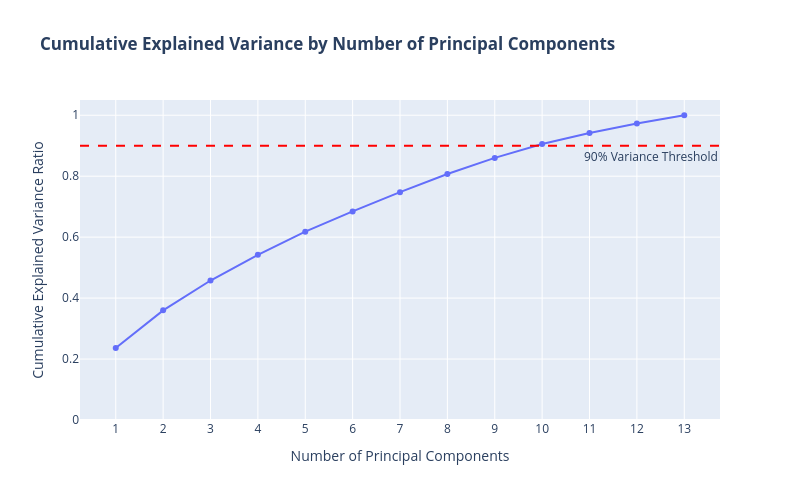

The cell this chart's notebook holds for it:
### Markdown cell above
#### PCA Visualization (Binary Target) - Interpretation

This 3D PCA plot shows the data reduced to its first three principal components, with points colored by the binary target: '0' for no heart disease (blue) and '1' for the presence of heart disease (red).

**Observations:**
*   **Separation Trend:** Compared to the multi-class PCA, the binary target visualization shows a somewhat clearer, albeit still imperfect, tendency for separation between the two groups. We can observe regions where one color (class) is more dominant than the other.
*   **Continued Overlap:** Despite the binary grouping, there remains a substantial overlap between the 'disease' and 'no disease' classes in the 3D PCA space. This indicates that the first three principal components, while capturing the most variance, do not create a linearly separable space for these two classes.
*   **Implications for Modeling:** The overlap suggests that linear classifiers operating solely on these three principal components would likely struggle to achieve perfect accuracy. Non-linear models or models using the full feature set will likely be necessary to better distinguish between patients with and without heart disease.
*   **Utility of PCA:** PCA helps to visualize the overall data structure. The degree of separation seen here gives a visual heuristic about the difficulty of the classification task, even with a simplified binary target. The fact that the classes are not perfectly separated by the components that explain the most variance in the data is an important insight.

This visualization reinforces the idea that while there are patterns in the data that PCA can pick up, the relationship between the features and the presence of heart disease is complex.

### Code cell
import pandas as pd
import numpy as np
from sklearn.decomposition import PCA
from sklearn.preprocessing import StandardScaler 
import plotly.express as px
import plotly.graph_objects as go


print("\n--- Cumulative Explained Variance by Principal Components ---")


num_original_features_sul = X_pca_bin_scaled.shape[1] 
n_components_to_plot = num_original_features_sul 

pca_variance_analysis = PCA(n_components=n_components_to_plot, random_state=42)
pca_variance_analysis.fit(X_pca_bin_scaled)


cumulative_explained_variance = np.cumsum(pca_variance_analysis.explained_variance_ratio_)


fig_cumulative_variance = go.Figure()


fig_cumulative_variance.add_trace(go.Scatter(
    x=np.arange(1, n_components_to_plot + 1),
    y=cumulative_explained_variance,
    mode='lines+markers',
    name='Cumulative Explained Variance'
))


variance_threshold = 0.90
fig_cumulative_variance.add_hline(
    y=variance_threshold, 
    line_dash="dash", 
    line_color="red",
    annotation_text=f"{variance_threshold*100:.0f}% Variance Threshold", 
    annotation_position="bottom right"
)

fig_cumulative_variance.update_layout(
    title_text='<b>Cumulative Explained Variance by Number of Principal Components</b>',
    xaxis_title='Number of Principal Components',
    yaxis_title='Cumulative Explained Variance Ratio',
    yaxis=dict(range=[0, 1.05]), 
    xaxis=dict(tickmode='linear', dtick=1), 
    height=500,
    width=800,
    hovermode="x unified"
)
fig_cumulative_variance.show()


print("\nExplained Variance by Each Component:")
for i, var in enumerate(pca_variance_analysis.explained_variance_ratio_):
    print(f"  PC{i+1}: {var:.4f} (Cumulative: {cumulative_explained_variance[i]:.4f})")


try:
    components_for_80_variance = np.where(cumulative_explained_variance >= 0.80)[0][0] + 1
    print(f"\nNumber of components to explain at least 80% variance: {components_for_80_variance}")
except IndexError:
    print("\nLess than 80% variance explained by all components.")

try:
    components_for_90_variance = np.where(cumulative_explained_variance >= 0.90)[0][0] + 1
    print(f"Number of components to explain at least 90% variance: {components_for_90_variance}")
except IndexError:
    print("\nLess than 90% variance explained by all components.")

try:
    components_for_95_variance = np.where(cumulative_explained_variance >= 0.95)[0][0] + 1
    print(f"Number of components to explain at least 95% variance: {components_for_95_variance}")
except IndexError:
    print("\nLess than 95% variance explained by all components.")

### Figure 1 — Plotly figure (JSON) as saved in the notebook; plotly's stock layout.template omitted (floating-point values rounded to 4 significant figures)
{"data": [{"mode": "lines+markers", "name": "Cumulative Explained Variance", "type": "scatter", "x": [1, 2, 3, 4, 5, 6, 7, 8, 9, 10, 11, 12, 13], "y": [0.2365, 0.3597, 0.4577, 0.5421, 0.618, 0.6843, 0.7475, 0.8072, 0.86, 0.9054, 0.9419, 0.9731, 1.0]}], "layout": {"annotations": [{"showarrow": false, "text": "90% Variance Threshold", "x": 1, "xanchor": "right", "xref": "x domain", "y": 0.9, "yanchor": "top", "yref": "y"}], "height": 500, "hovermode": "x unified", "shapes": [{"line": {"color": "red", "dash": "dash"}, "type": "line", "x0": 0, "x1": 1, "xref": "x domain", "y0": 0.9, "y1": 0.9, "yref": "y"}], "title": {"text": "<b>Cumulative Explained Variance by Number of Principal Components</b>"}, "width": 800, "xaxis": {"dtick": 1, "tickmode": "linear", "title": {"text": "Number of Principal Components"}}, "yaxis": {"range": [0, 1.05], "title": {"text": "Cumulative Explained Variance Ratio"}}}}
